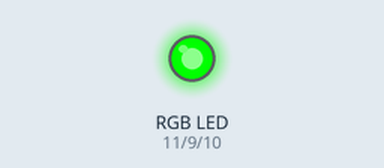
This sketch was run on a simulated Arduino Uno, built with avr-gcc and run on an emulated ATmega328P. Shown: an RGB LED mixed from three pins (HIGH = lit). What the sketch prints to the serial monitor is not drawn.

Above: at 0.15 s.
Timing chart, 0 to 1.6 s (numbered marks = the images above):
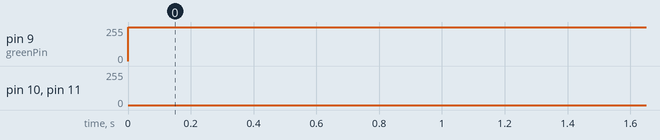

Measured:
- by itself, pin 9 (greenPin): 0/255 → 255/255 at 0.00 s

The sketch:

06-RGBLed.ino
```cpp
int redPin = 11;
int bluePin = 10;
int greenPin = 9;
int val;
void setup() {
  // put your setup code here, to run once:
  pinMode(redPin, OUTPUT);
  pinMode(bluePin, OUTPUT);
  pinMode(greenPin, OUTPUT);
  Serial.begin(9600);
}

void loop() {
  // put your main code here, to run repeatedly:
  for (val = 255; val > 0; val--) {
    analogWrite(11, val);
    analogWrite(10, 255 - val);
    analogWrite(9, 128 - val);
    delay(1);
  }

  for(val = 0; val < 255; val++) {
    analogWrite(11, val);
    analogWrite(10, 255 - val);
    analogWrite(9, 128 - val);
    delay(1);
  }

  Serial.println(val, DEC);
}
```
